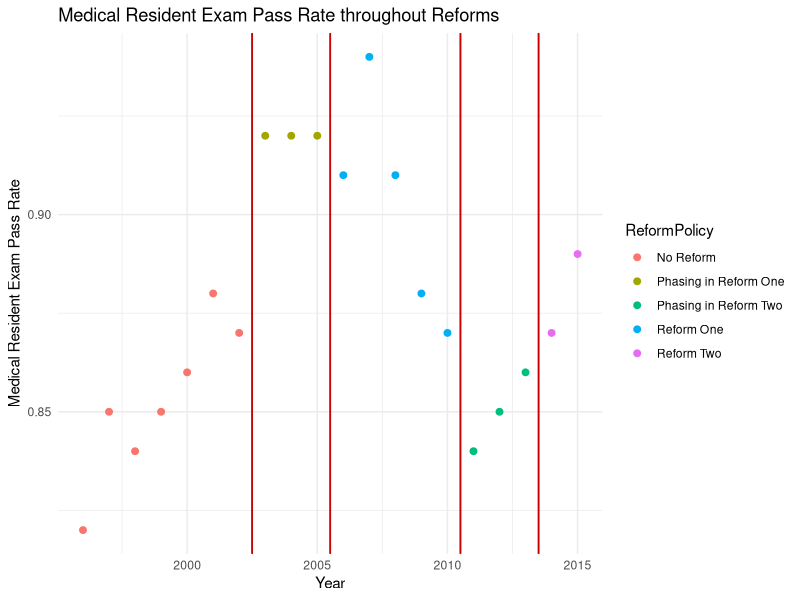

Write the R code that produced this figure. (Note: this script raises an error after producing the figure.)
## ---- chunk 1
library(lme4)
library(knitr)
library(tidyverse)
library(glmmTMB)
library(broom)
library(emmeans)
## ---- chunk 2
data <- read.table("data.txt",header = TRUE, as.is = TRUE)
## ---- chunk 3
# Data Manipulation

# Add Pass and Fail Count
data$Pass <- round(data$N * data$Pct)
data$Fail <- (data$N - data$Pass)

# Add Time Period Information
data$timeperiod <- rep(1, nrow(data))
data$timeperiod[data$Year > 2002] <- 2
data$timeperiod[data$Year > 2010] <- 3
data$timeperiod <- factor(data$timeperiod, levels = c(1, 2, 3), labels = c("tp1", "tp2", "tp3"))

kable(head(data, n = 3))
## ---- chunk 4
# Relevel to Time Period Two 
yP <- data.frame(Year = rep(data$Year, data$Pass), Pass = rep(1, sum(data$Pass)))
yF <- data.frame(Year = rep(data$Year, data$Fail), Pass = rep(0, sum(data$Fail)))
y <- rbind(yP, yF); rm(yP, yF)
y$timeperiod <- rep(1, nrow(y))
y$timeperiod[y$Year > 2002] <- 2
y$timeperiod[y$Year > 2010] <- 3
y$timeperiod <- factor(y$timeperiod, levels = c(1, 2, 3), labels = c("tp1", "tp2", "tp3"))
y$timeperiod <- relevel(y$timeperiod, ref = "tp2")
data$timeperiod <- relevel(data$timeperiod, ref = "tp2")
## ---- chunk 5
# EDA Plot Breaking Down Subsets 

# Add Reform Phasing Information
reform_phase_data <- data |>
  mutate(
    ReformPolicy = case_when(
      Year < 2003 ~ "No Reform",
      Year < 2006 ~ "Phasing in Reform One",
      Year < 2011 ~ "Reform One",
      Year < 2014 ~ "Phasing in Reform Two",
      Year < 2016 ~ "Reform Two"
    )
  ) 
## ---- chunk 6
# Create the Plot
reform_phase_data |>
  ggplot(aes(x = Year, y = Pct, color = ReformPolicy)) +
  geom_point(size = 2) +
    labs(
      x = "Year",
      y = "Medical Resident Exam Pass Rate",
      title = "Medical Resident Exam Pass Rate throughout Reforms"
    ) + 
  geom_vline(xintercept = c(2002.5, 2005.5, 2010.5, 2013.5)) + 
  geom_vline(xintercept = c(2002.5, 2005.5, 2010.5, 2013.5), color="red3") +
  theme_minimal()
## ---- chunk 7
model <- glmer(
  Pass ~ timeperiod + (1 | Year),
  data = y,
  family = binomial(link = "logit")
)
## ---- chunk 8
beta_binomial_model <- glmmTMB(
  cbind(Pass, Fail) ~ timeperiod,
  data = data,
  family = betabinomial(link = "logit")
)
## ---- chunk 9
reform_data <- data %>%
  filter(Year < 2003 | (Year >= 2006 & Year <= 2010) | (Year >= 2014 & Year <= 2015)) 
reform_data$timeperiod <- factor(reform_data$timeperiod, levels = c("tp1","tp2","tp3"))
reform_data$timeperiod <- relevel(reform_data$timeperiod, ref = "tp2")
## ---- chunk 10
beta_binomial_model_subsets <- glmmTMB(
  cbind(Pass, Fail) ~ timeperiod,
  data = reform_data,
  family = betabinomial(link = "logit")
)
## ---- chunk 11
#| out.width: "80%"
#| out.height: "auto"
knitr::include_graphics("residuals_full_vs_subset.png")

#| out.width: "80%"
#| out.height: "auto"
knitr::include_graphics("residuals_full_vs_mixture.png")


## ---- chunk 12
summary(model)$coefficients
## ---- chunk 13
emm <- emmeans(model, ~ timeperiod, type = "response", re.form = NA)
step <- as.data.frame(emm) %>%
  mutate(period = c("tp2","tp1","tp3")) %>%
  arrange(period)

nm_mean  <- intersect(names(step), c("response","prob","emmean"))[1]
nm_lower <- intersect(names(step), c("lower.CL","asymp.LCL"))[1]
nm_upper <- intersect(names(step), c("upper.CL","asymp.UCL"))[1]

step$response <- step[[nm_mean]]
step$lower.CL <- step[[nm_lower]]
step$upper.CL <- step[[nm_upper]]

step$xmin <- c(1996, 2003, 2011)
step$xmax <- c(2002, 2010, 2015)

ggplot(data, aes(x = Year, y = Pass/N)) +
  geom_point(color = "forestgreen") +
  geom_vline(xintercept = c(2003, 2011), color = "red3") +
  geom_segment(data = step,
               aes(x = xmin, xend = xmax, y = response, yend = response),
               inherit.aes = FALSE, color = "black", linewidth = 1) +
  geom_segment(data = step,
               aes(x = xmin, xend = xmax, y = lower.CL, yend = lower.CL),
               inherit.aes = FALSE, color = "black", linetype = "dotted") +
  geom_segment(data = step,
               aes(x = xmin, xend = xmax, y = upper.CL, yend = upper.CL),
               inherit.aes = FALSE, color = "black", linetype = "dotted") +
  labs(title = "Pass Rates by Year with GLMM (binomial) Step Fit",
       y = "Pass Rate") +
  coord_cartesian(ylim = c(0.80, 0.96)) +
  theme_minimal()
